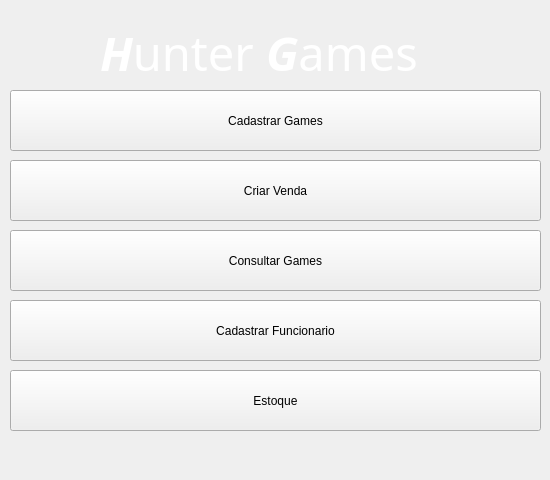
<?xml version="1.0" encoding="UTF-8"?>
<ui version="4.0">
 <class>MainWindow</class>
 <widget class="QMainWindow" name="MainWindow">
  <property name="geometry">
   <rect>
    <x>0</x>
    <y>0</y>
    <width>550</width>
    <height>480</height>
   </rect>
  </property>
  <property name="minimumSize">
   <size>
    <width>550</width>
    <height>480</height>
   </size>
  </property>
  <property name="maximumSize">
   <size>
    <width>550</width>
    <height>480</height>
   </size>
  </property>
  <property name="font">
   <font>
    <stylestrategy>PreferAntialias</stylestrategy>
   </font>
  </property>
  <property name="cursor">
   <cursorShape>PointingHandCursor</cursorShape>
  </property>
  <property name="contextMenuPolicy">
   <enum>Qt::DefaultContextMenu</enum>
  </property>
  <property name="windowTitle">
   <string>Hunter Games</string>
  </property>
  <property name="whatsThis">
   <string>&lt;html&gt;&lt;head/&gt;&lt;body&gt;&lt;p&gt;&lt;br/&gt;&lt;/p&gt;&lt;/body&gt;&lt;/html&gt;</string>
  </property>
  <property name="layoutDirection">
   <enum>Qt::LeftToRight</enum>
  </property>
  <property name="autoFillBackground">
   <bool>false</bool>
  </property>
  <property name="styleSheet">
   <string notr="true">QMainWindow

{
	
	
	
border-image: url(:/imagens/WP4PH4N6.jpg);
	
	
}</string>
  </property>
  <property name="documentMode">
   <bool>false</bool>
  </property>
  <property name="tabShape">
   <enum>QTabWidget::Rounded</enum>
  </property>
  <property name="unifiedTitleAndToolBarOnMac">
   <bool>false</bool>
  </property>
  <widget class="QWidget" name="centralWidget">
   <widget class="QPushButton" name="pushButton">
    <property name="enabled">
     <bool>true</bool>
    </property>
    <property name="geometry">
     <rect>
      <x>10</x>
      <y>90</y>
      <width>531</width>
      <height>61</height>
     </rect>
    </property>
    <property name="mouseTracking">
     <bool>true</bool>
    </property>
    <property name="focusPolicy">
     <enum>Qt::StrongFocus</enum>
    </property>
    <property name="acceptDrops">
     <bool>false</bool>
    </property>
    <property name="toolTip">
     <string notr="true"/>
    </property>
    <property name="toolTipDuration">
     <number>-1</number>
    </property>
    <property name="statusTip">
     <string notr="true"/>
    </property>
    <property name="whatsThis">
     <string/>
    </property>
    <property name="accessibleName">
     <string notr="true"/>
    </property>
    <property name="accessibleDescription">
     <string notr="true"/>
    </property>
    <property name="text">
     <string>Cadastrar Games</string>
    </property>
    <property name="checkable">
     <bool>false</bool>
    </property>
    <property name="checked">
     <bool>false</bool>
    </property>
    <property name="autoRepeat">
     <bool>true</bool>
    </property>
    <property name="autoExclusive">
     <bool>true</bool>
    </property>
    <property name="autoDefault">
     <bool>false</bool>
    </property>
    <property name="default">
     <bool>false</bool>
    </property>
    <property name="flat">
     <bool>false</bool>
    </property>
   </widget>
   <widget class="QPushButton" name="venda">
    <property name="geometry">
     <rect>
      <x>10</x>
      <y>160</y>
      <width>531</width>
      <height>61</height>
     </rect>
    </property>
    <property name="text">
     <string>Criar Venda</string>
    </property>
   </widget>
   <widget class="QPushButton" name="Consulta">
    <property name="enabled">
     <bool>true</bool>
    </property>
    <property name="geometry">
     <rect>
      <x>10</x>
      <y>230</y>
      <width>531</width>
      <height>61</height>
     </rect>
    </property>
    <property name="text">
     <string>Consultar Games</string>
    </property>
   </widget>
   <widget class="QLabel" name="label">
    <property name="geometry">
     <rect>
      <x>100</x>
      <y>20</y>
      <width>471</width>
      <height>61</height>
     </rect>
    </property>
    <property name="font">
     <font>
      <family>Sans</family>
      <pointsize>35</pointsize>
      <weight>50</weight>
      <italic>false</italic>
      <bold>false</bold>
     </font>
    </property>
    <property name="styleSheet">
     <string notr="true">font: 35pt &quot;Sans&quot;;</string>
    </property>
    <property name="text">
     <string>&lt;html&gt;&lt;head/&gt;&lt;body&gt;&lt;p&gt;&lt;span style=&quot; font-weight:600; font-style:italic; color:#ffffff;&quot;&gt;H&lt;/span&gt;&lt;span style=&quot; color:#ffffff;&quot;&gt;unter &lt;/span&gt;&lt;span style=&quot; font-weight:600; font-style:italic; color:#ffffff;&quot;&gt;G&lt;/span&gt;&lt;span style=&quot; color:#ffffff;&quot;&gt;ames&lt;/span&gt;&lt;/p&gt;&lt;/body&gt;&lt;/html&gt;</string>
    </property>
   </widget>
   <widget class="QPushButton" name="Consulta_2">
    <property name="geometry">
     <rect>
      <x>10</x>
      <y>300</y>
      <width>531</width>
      <height>61</height>
     </rect>
    </property>
    <property name="text">
     <string>Cadastrar Funcionario</string>
    </property>
   </widget>
   <widget class="QPushButton" name="Consulta_3">
    <property name="geometry">
     <rect>
      <x>10</x>
      <y>370</y>
      <width>531</width>
      <height>61</height>
     </rect>
    </property>
    <property name="text">
     <string>Estoque</string>
    </property>
   </widget>
  </widget>
  <widget class="QMenuBar" name="menuBar">
   <property name="geometry">
    <rect>
     <x>0</x>
     <y>0</y>
     <width>550</width>
     <height>21</height>
    </rect>
   </property>
  </widget>
 </widget>
 <layoutdefault spacing="6" margin="11"/>
 <tabstops>
  <tabstop>pushButton</tabstop>
  <tabstop>venda</tabstop>
  <tabstop>Consulta</tabstop>
  <tabstop>Consulta_2</tabstop>
  <tabstop>Consulta_3</tabstop>
 </tabstops>
 <resources/>
 <connections/>
</ui>
